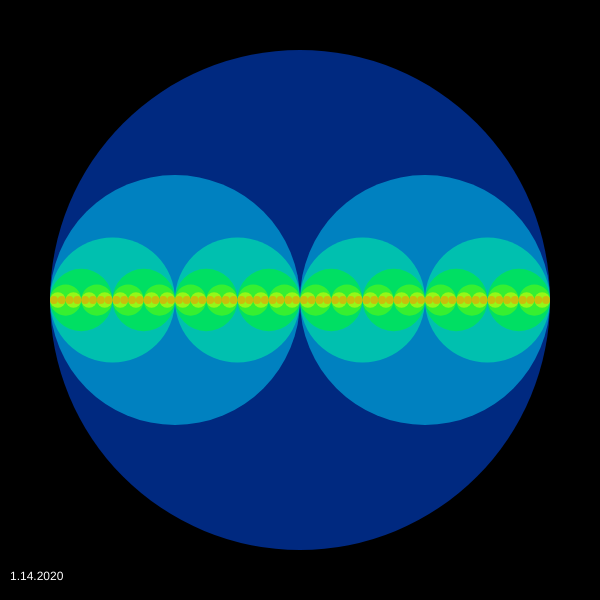
Frame 1 (no input)
Frame 2 (the mouse pressed at the canvas centre, redrawn once): identical to frame 1, image omitted

The p5.js sketch that drew this single still picture (run headless with seeded random() and noise() and a simulated clock; the mouse was pressed at the canvas centre and the sketch redrawn once):

// p5.js sketch
// ── sketch.js
function setup() {
  createCanvas(600, 600);
  noStroke();
  noLoop();
  colorMode(HSB);
}

function draw() {
  background(0);
  drawCircle(width / 2, 250, 7);
  fill(255);
  text("1.14.2020", 10, height - 20);
}

function drawCircle(x, radius, level) {
  const tt = color((126 * level) / 4.0, 100, 100, 0.5);
  fill(tt);
  ellipse(x, height / 2, radius * 2, radius * 2);
  if (level > 1) {
    level = level - 1;
    drawCircle(x - radius / 2, radius / 2, level);
    drawCircle(x + radius / 2, radius / 2, level);
  }
}
